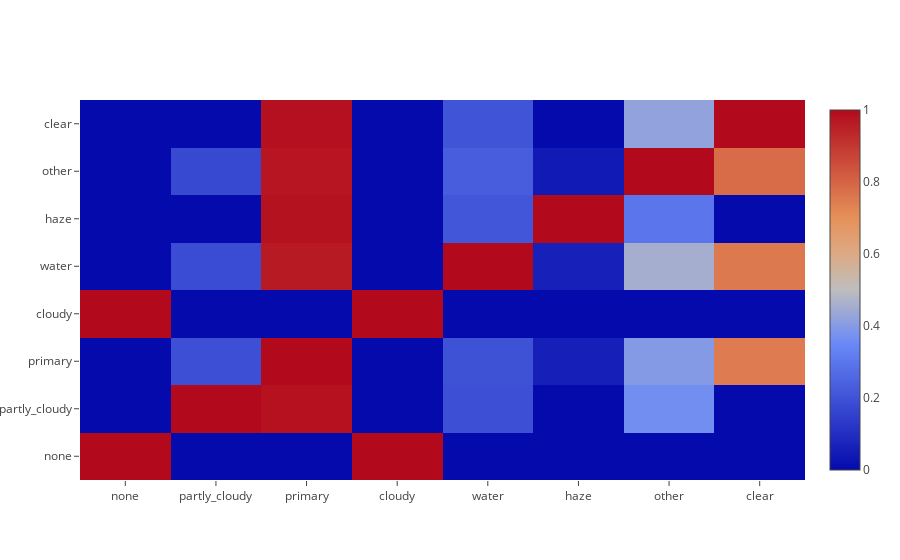

The cell this chart's notebook holds for it:
### Markdown cell above
#### Correlation between different tags

To do - Wei can you order the tags so weather and land tags are next to each other.

'Primary' land type has high correlation with all weather tags except for "Cloudy". Most "Cloudy" pictures have "Other" land type.

"Water" land type is highly correlated with "Clear" tag.

### Code cell
#Display correlation between labels 
counts = defaultdict(int)
for l in labels:
    for l2 in l:
        counts[l2] += 1

com = np.zeros([len(counts)]*2)
for i, l in enumerate(list(counts.keys())):
    for i2, l2 in enumerate(list(counts.keys())):
        c = 0
        cy = 0
        for row in labels.values:
            if l in row:
                c += 1
                if l2 in row: cy += 1
        com[i, i2] = cy / c

data=[go.Heatmap(z=com, x=list(counts.keys()), y=list(counts.keys()))]
layout=go.Layout(height=600, width=600, title='Co-occurence matrix of training labels')
fig=dict(data=data, layout=layout)
py.iplot(data, filename='train-com')

### Figure 1 — Plotly figure (JSON) as saved in the notebook; plotly's stock layout.template omitted (floating-point values rounded to 4 significant figures)
{"data": [{"type": "heatmap", "uid": "59adadfe-9a09-11e8-b7b5-720000bd3e80", "x": ["none", "partly_cloudy", "primary", "cloudy", "water", "haze", "other", "clear"], "y": ["none", "partly_cloudy", "primary", "cloudy", "water", "haze", "other", "clear"], "z": [[1, 0, 0, 1, 0, 0, 0, 0], [0, 1, 0.9834, 0, 0.1934, 0, 0.3646, 0], [0, 0.191, 1, 0, 0.1974, 0.06009, 0.3981, 0.7489], [1, 0, 0, 1, 0, 0, 0, 0], [0, 0.1832, 0.9634, 0, 1, 0.06283, 0.4555, 0.7539], [0, 0, 0.9825, 0, 0.2105, 1, 0.2982, 0], [0, 0.1737, 0.9763, 0, 0.2289, 0.04474, 1, 0.7816], [0, 0, 0.9859, 0, 0.2034, 0, 0.4195, 1]]}], "layout": {}}
